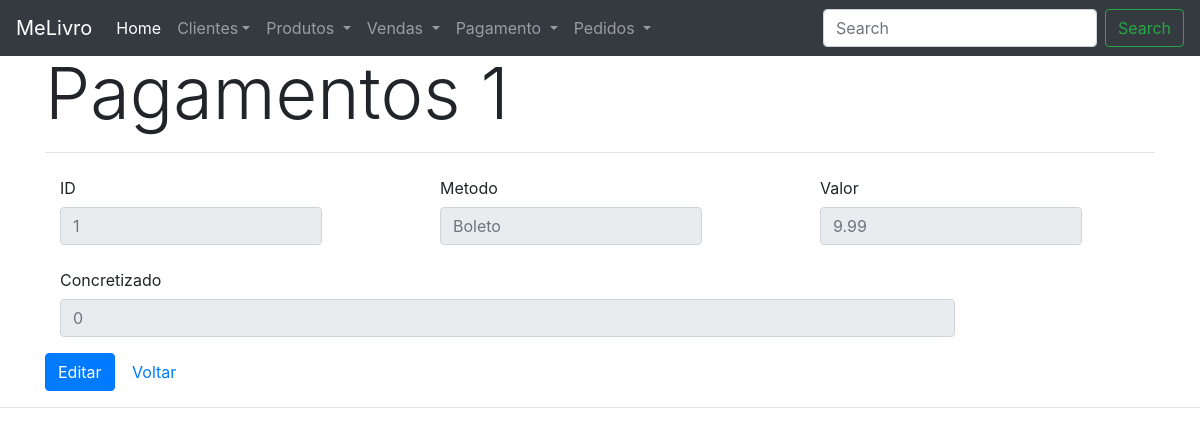
The page /CRUD/melivro/pagamento/view.php?id=1 on the database as committed earlier.
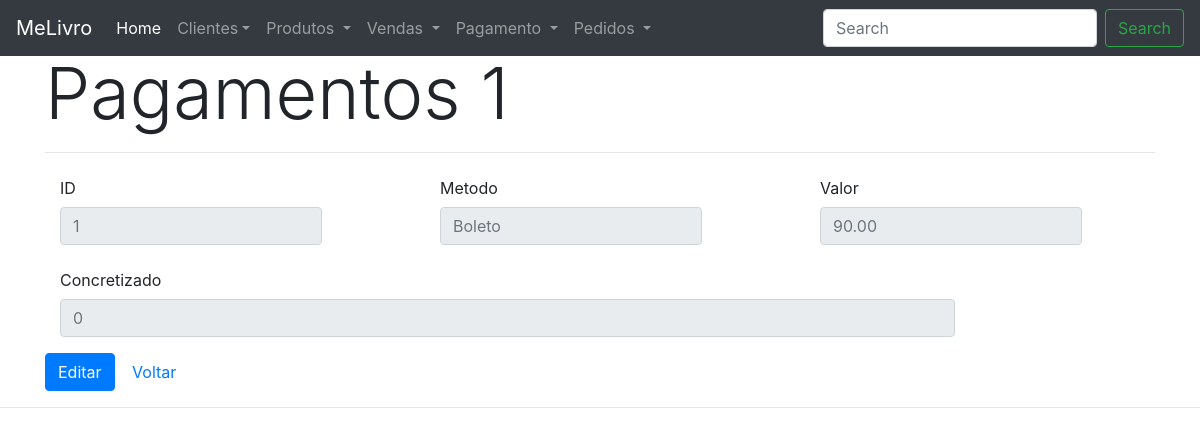
The same page on the database as committed later.
### tables this page shows
CREATE TABLE IF NOT EXISTS PAGAMENTO(
    CODPAG INT NOT NULL,
    METODO_PAG VARCHAR(30) NOT NULL,
    VALOR DECIMAL(10,2) NOT NULL,
    CONCRETIZADO TINYINT(1) NOT NULL,  
    PRIMARY KEY(CODPAG)
);

### CRUD/melivro/pagamento/functionsPag.php (called while the page is built, shortened)
<?php
function viewPagamentos($id = null){
	$pagamento = findPagamentos('pagamentos',$id);
}
function findPagamentos($table = null, $id = null){
  	$database = open_database();
	  $found = null;
  	if($table == 'pagamento'){
    	try{
    		$sql = "SELECT * FROM pagamento" ;
    		$result = $database->query($sql);
	    	if ($result->num_rows > 0) {
        		$found = $result->fetch_all(MYSQLI_ASSOC);
    	  	}
    	}catch (Exception $e) {
     		 $_SESSION['message'] = $e->GetMessage();
      		 $_SESSION['type'] = 'danger';
    	}
   }else{
     	try {
       	    if ($id) {
              $sql = "SELECT * FROM pagamento WHERE pagamento.CODPAG = " . $id;
              $result = $database->query($sql);
    	    	if ($result->num_rows > 0) {
        	   		$found = $result->fetch_assoc();
        		}
      		} else {
        	$sql = "SELECT * FROM pagamento WHERE pagamento.CODPAG = " . $id;
        	$result = $database->query($sql);
        	if ($result->num_rows > 0) {
          	$found = $result->fetch_all(MYSQLI_ASSOC);
        	}
     	 }
       }catch (Exception $e) {
      	 $_SESSION['message'] = $e->GetMessage();
     	 $_SESSION['type'] = 'danger';
     }
  }
  return $found;
}
?>

### CRUD/melivro/pagamento/view.php (the view, shortened to what this page needs)
<?php
	require_once('functionsPag.php');
	viewPagamentos($_GET['id']);
?>
<h2 class="display-3">Pagamentos <?php echo $pagamento['CODPAG']; ?></h2>
<hr>
<form>
  <div class="form-group row">
	<div class="col">
		<label for="staticEmail" class="col-sm-2 col-form-label">ID</label>
		<div class="col-sm-10">
			<input class="form-control" type="text" placeholder="<?php echo $pagamento['CODPAG']; ?>" readonly>
		</div>
	</div>
	<div class="col">
		<label for="staticpass" class="col-sm-2 col-form-label">Metodo</label>
		<div class="col-sm-10">
			<input class="form-control" type="text" placeholder="<?php echo $pagamento['METODO_PAG']; ?>" readonly>
		</div>
	</div>
	<div class="col">
		<label for="staticEmail" class="col-sm-2 col-form-label">Valor</label>
		<div class="col-sm-10">
				<input class="form-control" type="text" placeholder="<?php echo $pagamento['VALOR']; ?>"readonly>
		</div>
	</div>
  </div>
  <div class="form-group row">
	<div class="col">
		<label for="staticpass" class="col-sm-2 col-form-label">Concretizado</label>
		<div class="col-sm-10">
			<input class="form-control" type="text" placeholder="<?php echo $pagamento['CONCRETIZADO']; ?>" readonly>
		</div>
	</div>
  </div>
</form>
<div id="actions" class="row">
	<div class="col-md-12">
	  <a href="edit.php?id=<?php echo $pagamento['CODPAG']; ?>" class="btn btn-primary">Editar</a>
	  <a href="index.php" class="btn btn-default">Voltar</a>
	</div>
</div>

Rows that differ between the two databases and show on the page:
changed pagamento "Boleto": VALOR "9.99" → "90.00"
